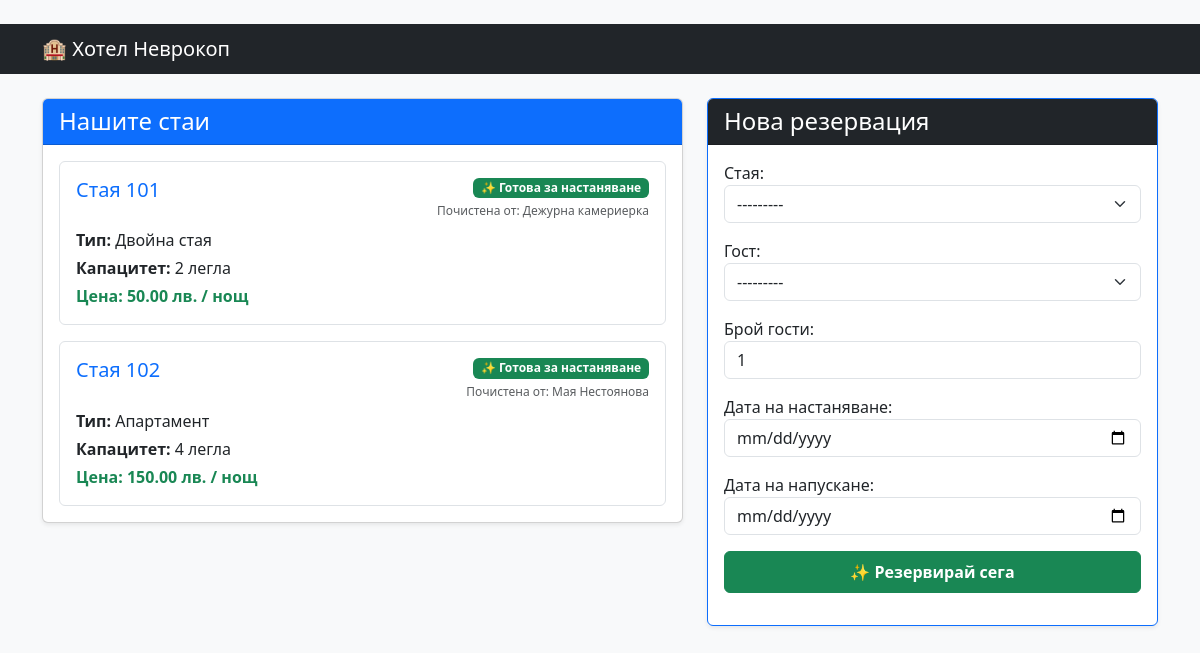
The page / on the database its author committed.
### hotel_system/models.py (models this page shows, shortened)
class Room(models.Model):
    ROOM_TYPES = [
        ('single', 'Единична стая'),
        ('double', 'Двойна стая'),
        ('suite', 'Апартамент'),
    ]
    number = models.CharField(max_length=10, unique=True, verbose_name="Номер на стая")
    room_type = models.CharField(max_length=20, choices=ROOM_TYPES, default='single', verbose_name="Тип стая")
    capacity = models.PositiveIntegerField(verbose_name="Капацитет")
    price_per_night = models.DecimalField(max_digits=6, decimal_places=2, default=50.00, verbose_name="Цена на нощувка")
    @property
    def is_cleaned_today(self):
        return self.housekeeping_set.filter(date=date.today(), is_cleaned=True).exists()
    @property
    def today_cleaner(self):
        last_cleaning = self.housekeeping_set.filter(date=date.today(), is_cleaned=True).last()
        return last_cleaning.cleaner_name if last_cleaning else None
    def __str__(self):
        return f"Стая {self.number} ({self.get_room_type_display()})"

class Housekeeping(models.Model):
    room = models.ForeignKey(Room, on_delete=models.CASCADE, verbose_name="Стая")
    date = models.DateField(default=date.today, verbose_name="Дата на почистване")
    is_cleaned = models.BooleanField(default=False, verbose_name="Почистена")
    cleaner_name = models.CharField(max_length=100, default="Дежурна камериерка", verbose_name="Име на камериерка")
    notes = models.TextField(blank=True, verbose_name="Бележки")

### hotel_system/views.py (the view)
# urls.py: path('', views.home, name='home'),
def home(request):
    rooms = Room.objects.all()
    if request.method == 'POST':
        form = ReservationForm(request.POST)
        if form.is_valid():
            reservation = form.save()
            messages.success(
                request,
                f"Успешна резервация! Вашата крайна сметка за престоя е: {reservation.total_price} лв."
            )
            return redirect('home')
        else:
            for error in form.errors.values():
                messages.error(request, error)
    else:
        form = ReservationForm()
    return render(request, 'hotel_system/home.html', {
        'rooms': rooms,
        'form': form
    })

### hotel_system/forms.py
class ReservationForm(forms.ModelForm):
    class Meta:
        model = Reservation
        fields = ['room', 'guest', 'number_of_guests', 'check_in', 'check_out']
        widgets = {
            'room': forms.Select(attrs={'class': 'form-select'}),
            'guest': forms.Select(attrs={'class': 'form-select'}),
            'number_of_guests': forms.NumberInput(attrs={'class': 'form-control', 'min': '1'}),
            'check_in': forms.DateInput(attrs={'type': 'date', 'class': 'form-control'}),
            'check_out': forms.DateInput(attrs={'type': 'date', 'class': 'form-control'}),
        }

### hotel_system/models.py (called while the page is built)
    def __str__(self):
        return self.name

### hotel_system/templates/hotel_system/home.html (shortened to what this page needs)
﻿<!DOCTYPE html>
<html lang="bg">
<head>
    <link href="https://cdn.jsdelivr.net/npm/bootstrap@5.3.0/dist/css/bootstrap.min.css" rel="stylesheet">
</head>
<body class="bg-light">
    <nav class="navbar navbar-dark bg-dark mb-4">
        <div class="container">
            <span class="navbar-brand mb-0 h1">🏨 Хотел Неврокоп</span>
        </div>
    </nav>
    <div class="container">
        <div class="row g-4">
            <div class="col-md-7">
                <div class="card shadow-sm">
                    <div class="card-header bg-primary text-white">
                        <h4 class="mb-0">Нашите стаи</h4>
                    </div>
                    <div class="card-body">
                        <div class="row g-3">
                            {% for room in rooms %}
                            <div class="col-12">
                                <div class="p-3 border rounded bg-white shadow-xs">
                                    <div class="d-flex justify-content-between align-items-start mb-2">
                                        <h5 class="text-primary mb-0">Стая {{ room.number }}</h5>
                                        <div class="text-end">
                                            {% if room.is_cleaned_today %}
                                            <span class="badge bg-success">✨ Готова за настаняване</span>
                                            <small class="text-muted d-block mt-1" style="font-size: 0.75rem;">
                                                Почистена от: {{ room.today_cleaner }}
                                            </small>
                                            {% else %}
                                            <span class="badge bg-warning text-dark">🧹 В процес на подготовка</span>
                                            {% endif %}
                                        </div>
                                    </div>
                                    <p class="mb-1"><strong>Тип:</strong> {{ room.get_room_type_display }}</p>
                                    <p class="mb-1"><strong>Капацитет:</strong> {{ room.capacity }} легла</p>
                                    <p class="mb-0 text-success fw-bold">Цена: {{ room.price_per_night }} лв. / нощ</p>
                                </div>
                            </div>
                            {% empty %}
                            <div class="col-12">
                                <p class="text-muted">Все още няма въведени стаи в хотела.</p>
                            </div>
                            {% endfor %}
                        </div>
                    </div>
                </div>
            </div>
            <div class="col-md-5">
                <div class="card shadow-sm border-primary">
                    <div class="card-header bg-dark text-white">
                        <h4 class="mb-0">Нова резервация</h4>
                    </div>
                    <div class="card-body">
                        <form method="POST">
                            <div class="mb-3">
                                {{ form.as_p }}
                            </div>
                            <button type="submit" class="btn btn-success w-100 py-2 fw-bold">
                                ✨ Резервирай сега
                            </button>
                        </form>
                    </div>
                </div>
            </div>
        </div>
    </div>
</body>
</html>

### rows shown on the page
Room: number "101", today_cleaner "Дежурна камериерка", room_type "Двойна стая", capacity "2", price_per_night "50.00"
Room: number "102", today_cleaner "Мая Нестоянова", room_type "Апартамент", capacity "4", price_per_night "150.00"
